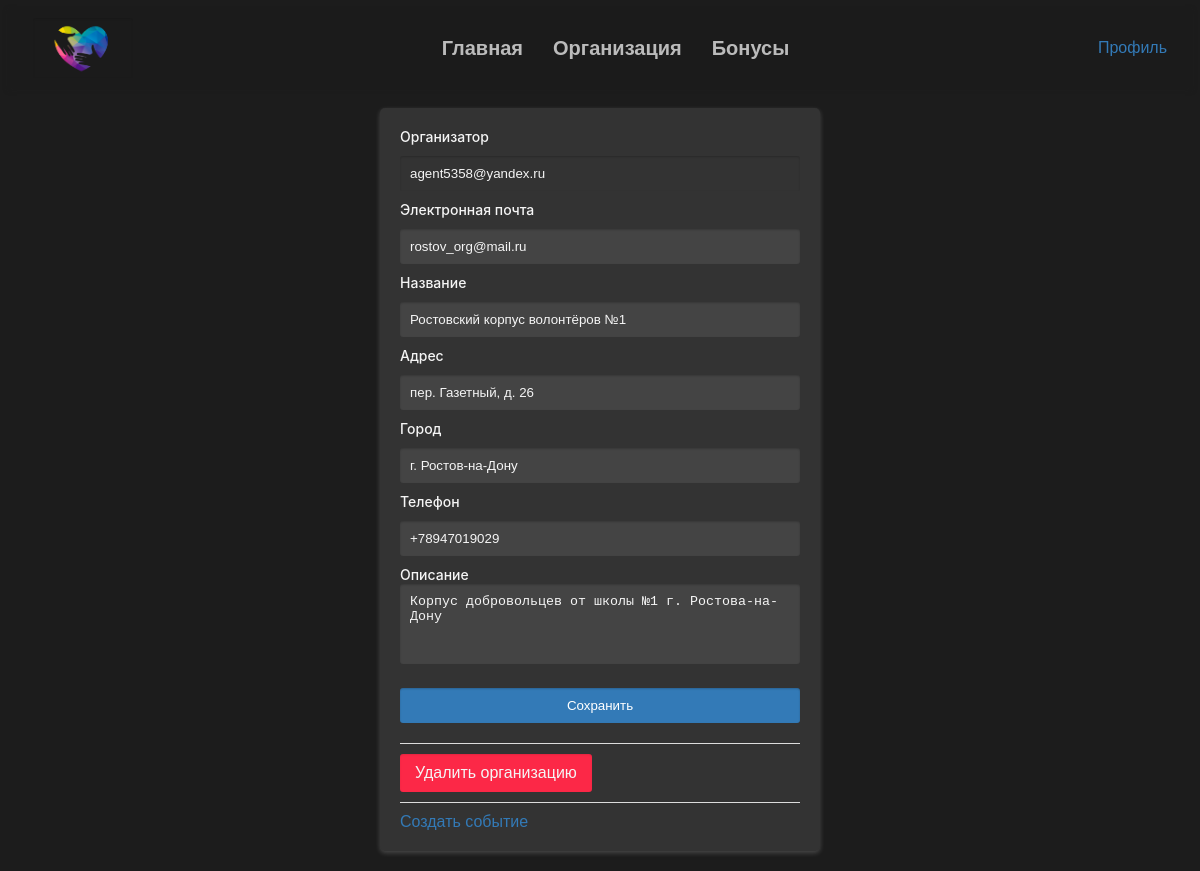
The app's page /org/manage (signed in) with its own data.
### app.py (models this page shows)
class Auth(Base):
    __tablename__ = 'authorized_users'
    id = Column(Integer, primary_key=True)
    password = Column(String(32), nullable=False)
    user_name = Column(String(32), nullable=False)
    user_last_name = Column(String(32), nullable=False)
    user_father_name = Column(String(32), nullable=True, default="")
    user_city = Column(String(32), nullable=True, default="")
    user_address = Column(String, nullable=True, default="")
    user_tags = Column(String, nullable=True, default="")
    user_birthdate = Column(String)
    date_creation = Column(String)
    user_phone = Column(String, nullable=True)
    user_email = Column(String, nullable=False)
    status = Column(String, default="Волонтёр")
    admin_access = Column(Boolean, default=False)
    user_verificated_hours = Column(Integer, default=0)
    user_good_actions = Column(Integer, default=0)
    user_v_coins = Column(Integer, default=0)

class Org(Base):
    __tablename__ = 'organizations'
    id = Column(Integer, primary_key=True)
    org_name = Column(String(32), nullable=False, unique=True)
    org_description = Column(String, nullable=True)
    org_address = Column(String, nullable=False)
    org_city = Column(String, nullable=False)
    org_phone = Column(String, nullable=False)
    org_email = Column(String, nullable=False)
    org_owner = Column(String(32), nullable=False)
    posts = Column(String, nullable=False, default='')

### app.py (the view, shortened to what this page needs)
@app.route("/org/manage", methods=['GET', 'POST'])
@login_required
def org_manage_page():
    user_metadata = session.query(Auth).filter_by(
            id=current_user.get_id()).first()
    if user_metadata.status == 'Организатор':
        org = session.query(Org).filter_by(org_owner=user_metadata.id).first()
        if org:
            return render_template("org_manage_page.html", org=org, org_owner_email=user_metadata.user_email)
        else:
            flash('Вы не создали организацию', 'warning')
            return redirect('/org/create')
    else:
        flash('Вы не являетесь организатором', 'error')
        return redirect('/')

### app.py (called while the page is built)
@login_manager.user_loader
def load_user(user_id):
    return UserLogin().fromDB(user_id)

    def fromDB(self, user_id):
        self.__id = user_id
        return self

    def get_id(self):
        return self.__id

### templates/org_manage_page.html (shortened to what this page needs)
{% extends "base.html" %}
{% block style %}
<link rel="stylesheet" href="{{url_for('static', filename='css/input_style.css')}}">
<link rel="stylesheet" href="{{url_for('static', filename='css/text_area_style.css')}}">
<link rel="stylesheet" href="{{url_for('static', filename='css/image.css')}}">
{% endblock %}
{% block content %}
<form action="{{url_for('org_manage_page')}}" method="post">
    <label for="owner">Организатор</label>
    <input type="text" name="owner" placeholder="Владелец" value="{{org_owner_email}}" disabled>
    <label for="email">Электронная почта</label>
    <input type="email" name="email" placeholder="Не указано" value="{{org.org_email}}" required>
    <label for="name">Название</label>
    <input type="text" name="name" placeholder="Не указано" value="{{org.org_name}}" required>
    <label for="address">Адрес</label>
    <input type="text" name="address" placeholder="Не указано" value="{{org.org_address}}" required>
    <label for="city">Город</label>
    <input type="text" name="city" placeholder="Не указано" value="{{org.org_city}}" required>
    <label for="phone">Телефон</label>
    <input type="tel" name="phone" placeholder="Не указано" value="{{org.org_phone}}" required>
    <label for="description">Описание</label>
    <textarea type="textarea" name="description" placeholder="Не указано" rows="4" maxlength="256">{{org.org_description}}</textarea>
    <input type="submit" value="Сохранить">
    <hr>
    <btn>
        <a href="/org/delete" class="button danger_btn">Удалить организацию</a>
    </btn>
    <hr>
    <a href="/org/manage/create_post">Создать событие</a>
</form>
{% endblock %}

### static/css/main.css (style rules this page uses)
body { font-family: Arial, Helvetica, sans-serif; color: #fff; background-color: #1C1C1C; }
form { width: 400px; margin: 20px auto; background-color: #333; padding: 20px; border-radius: 5px; box-shadow: 0 2px 5px rgba(255, 255, 255, 0.2); }
a { color: #fff; text-decoration: none; }

### static/css/input_style.css (style rules this page uses)
input[type="text"], input[type="password"], input[type="submit"], input[type="email"], input[type="tel"], input[type="date"] { width: -webkit-fill-available; padding: 10px; margin-bottom: 10px; margin-top: 10px; border: none; border-radius: 3px; box-shadow: inset 0 1px 2px rgba(0, 0, 0, 0.2); background-color: #444444; color: #f5f5f5; transition: 0.3s; }
input[type="submit"] { background-color: #337AB7; color: #fff; cursor: pointer; transition: background-color 0.3s; }
input:disabled { background-color: #333; }
btn { display: flex; justify-content: flex-start; }
.button { color: #f5f5f5; border-radius: 3px; box-shadow: inset 0 1px 2px rgba(0, 0, 0, 0.1); margin-right: 20px; text-decoration: none; text-align: center; cursor: pointer; transition: 0.3s; }
.danger_btn { padding: 10px 15px; background-color: #fc2847; }
a { color: #337ab7; text-decoration: none; }
hr { margin-top: 10px; margin-bottom: 10px; border: none; border-top: 1px solid #ddd; }
label { font-family: -apple-system, BlinkMacSystemFont, "Segoe UI", Roboto, Oxygen, Ubuntu, Cantarell, "Open Sans", "Helvetica Neue", sans-serif; text-shadow: none; font-weight: 500; font-size: 14px; color: #f5f5f5; text-decoration: none; }

### static/css/text_area_style.css (style rules this page uses)
textarea { width: -webkit-fill-available; padding: 10px; margin-bottom: 10px; border: none; border-radius: 3px; box-shadow: inset 0 1px 2px rgba(0, 0, 0, 0.2); resize: none; background-color: #444444; color: #f5f5f5; }

### records on screen
Auth: owner "agent5358@yandex.ru"
Org: email "rostov_org@mail.ru", name "Ростовский корпус волонтёров №1", address "пер. Газетный, д. 26", city "г. Ростов-на-Дону", phone "+78947019029", description "Корпус добровольцев от школы №1 г. Ростова-на-Дону"
